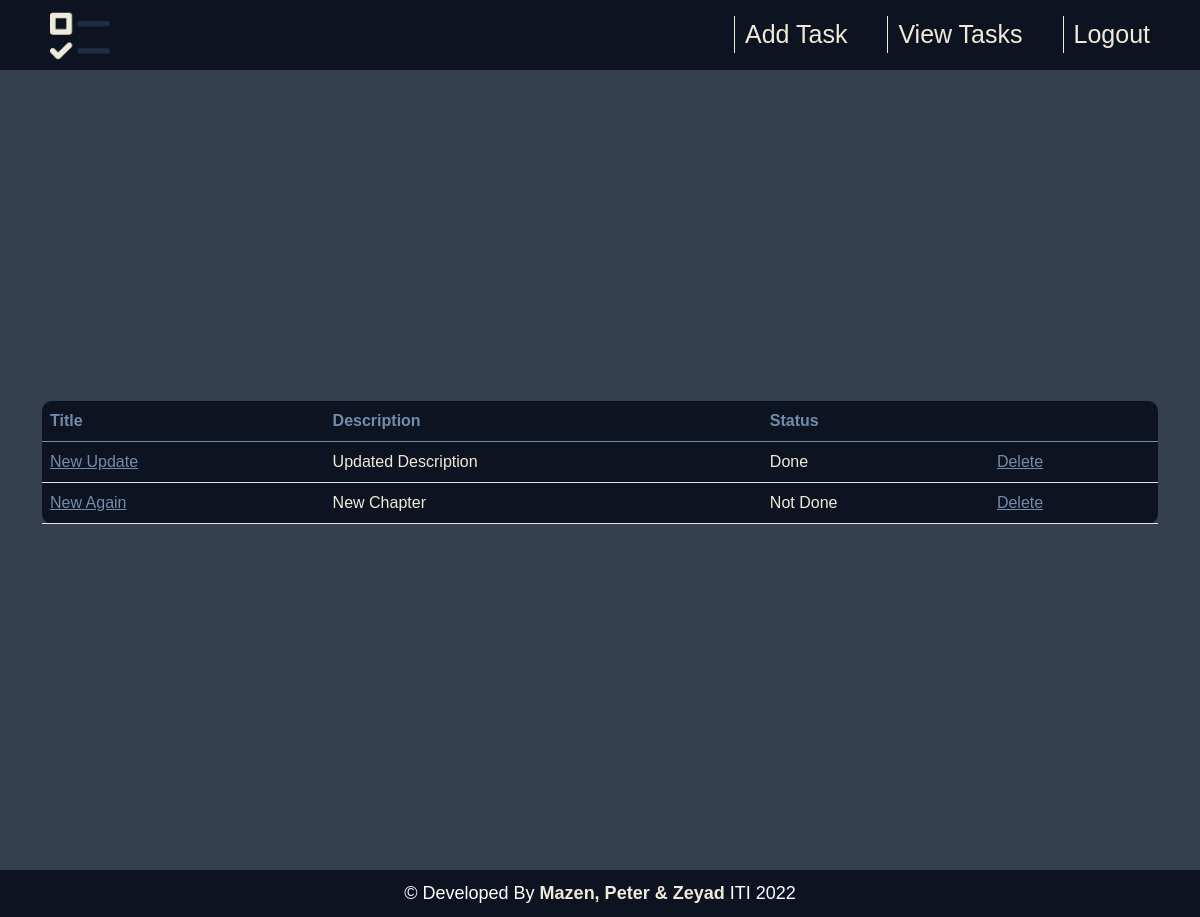
Screenshot of /viewTasks/ (signed in) with the database file from the repository.
### tables this page shows
CREATE TABLE "Task" (
                            Task_id INTEGER PRIMARY KEY AUTOINCREMENT,
                            Title   TEXT UNIQUE NOT NULL,
                            Describtion TEXT UNIQUE NOT NULL,
                            Status TEXT NOT NULL,
                            User_id INTEGER);

### app.py (the view)
@app.route("/viewTasks/", methods=['GET', 'POST'])
def viewTasks():
    tasks = retreive_tasks(g.user['User_id'])
    return render_template('viewTasks.html', tasks=tasks)

### app.py (called while the page is built)
@app.before_request
def before_request():
    g.user = None
    if 'user_id' in session:
        all_users = retreive_users()
        user = [x for x in all_users if x['User_id'] == session['user_id']][0]
        g.user = user

### db.py (called while the page is built)
def get_db():
    db = sqlite3.connect('TodoDB.sqlite',
                         detect_types=sqlite3.PARSE_DECLTYPES
                         )
    db.row_factory = sqlite3.Row
    return db

def retreive_users():
    connection = get_db().cursor()
    connection.execute("select * from User;")
    data = connection.fetchall()
    close_db(connection)
    return data

def retreive_tasks(id):
    connection = get_db().cursor()
    connection.execute(
        f"select * from Task WHERE  User_id={id} ")
    data = connection.fetchall()
    close_db(connection)
    return data

### templates/viewTasks.html (shortened to what this page needs)
{% extends 'home-base.html' %}
{% block style %}
<link rel="stylesheet" href="../static/css/shared.css">
<link rel="stylesheet" href="../static/css/view-tasks.css">
{% endblock %}
{% block content %}
<div class="container">
    <div class="content">
        <table class="table">
            <thead class="thead-dark">
                <tr>
                    <th scope="col">Title</th>
                    <th scope="col">Description</th>
                    <th scope="col">Status</th>
                    <th scope="col"> </th>
                </tr>
            </thead>
            <tbody>
                {% for row in tasks %}
                <tr>
                    <td><a href="{{url_for('updateTask',id = row.Task_id)}}">{{row.Title}}</a></td>
                    <td> {{row.Describtion}}</td>
                    <td> {{row.status}}</td>
                    <td><a href="{{url_for('deleteTask',id = row.Task_id)}}">Delete</a></td>
                </tr>
            {% endfor %}
            </tbody>
        </table>
    </div>
</div>
{% endblock %}

### static/css/shared.css (style rules this page uses)
* { margin: 0; padding: 0; box-sizing: border-box; font-family: Arial, Helvetica, sans-serif; }
.content { display: flex; align-items: center; justify-content: space-around; min-height: 100vh; background-color: #343F4F; }

### static/css/view-tasks.css (style rules this page uses)
body { background-color: #343F4F; }
table { background-color: #0d1321; color: #f0ebd8; border-radius: 10px; }
tr { color: #f0ebd8; }
th,a { color: #748CAB; }

### rows the page displays
Task: Title "New Update", Describtion "Updated Description", status "Done"
Task: Title "New Again", Describtion "New Chapter", status "Not Done"
